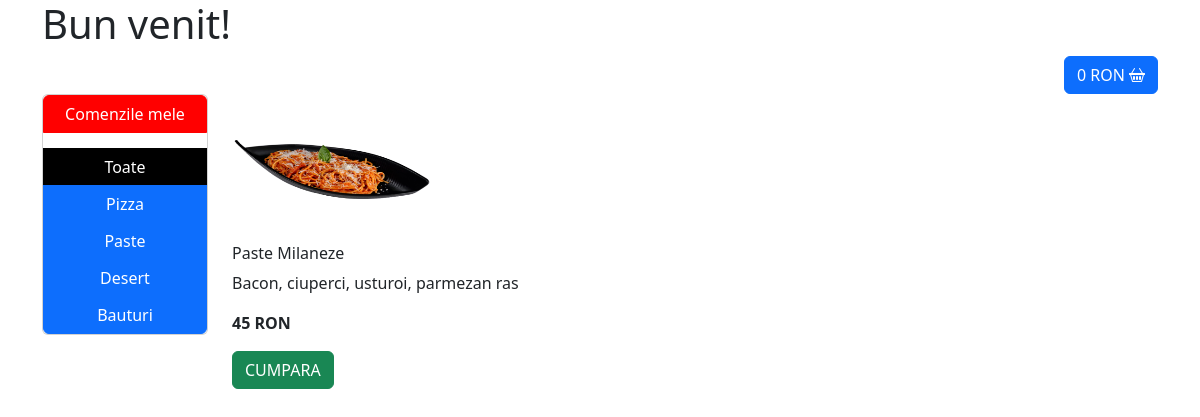
Page /?categorie=2 on the committed database.
### shop/models.py (models this page shows)
class Categorie(models.Model):
    nume = models.CharField(max_length=50)
    def __str__(self):
        return self.nume

class Produs(models.Model):
    nume = models.CharField(max_length=100)
    image = models.ImageField(upload_to='photos/')
    pret = models.IntegerField()
    descriere = models.CharField(max_length=200)
    categorie = models.ForeignKey(Categorie, on_delete=models.CASCADE)
    def __str__(self):
        return f"{self.nume} - {self.pret} - {self.descriere}"

### shop/views.py (the view)
# urls.py: path('', views.homepage, name='homepage'),
def homepage(request):
    if 'cos' not in request.session:
        request.session['cos'] = []
    if 'categorie' in request.GET:
        id_categorie = int(request.GET.get('categorie'))
        categorie_obiect = Categorie.objects.get(id=id_categorie)
        produse = Produs.objects.filter(categorie=categorie_obiect ).all()
        print(produse)
    else:
        produse = Produs.objects.all()
    categorii = Categorie.objects.all()
    produse_din_cos = []
    for id_produs in request.session['cos']:
        produse_din_cos.append(Produs.objects.get(id=id_produs))
    context = {
        'produse': produse,
        'categorii': categorii,
        'total': sum([produs.pret for produs in produse_din_cos])
    }
    return render(request, 'home.html', context)

### shop/templates/home.html
{% extends 'base.html' %}
{% block content %}
 <h1>Bun venit!</h1>
<div class="d-flex justify-content-end">
<a href="{% url 'checkout' %}" class = "btn btn-primary">
    {{ total }} RON
    <i class="bi bi-basket2"></i>
</a>
</div>
<div class="row">
    <div class="col-2">
        <div class="card">
            <div class="btn-group-vertical" role="group">
                <a href="{% url 'comenzi' %}" class="btn btn-primary mb-3" style="background-color: red; border-color: red;">Comenzile mele</a>
                <a class="btn btn-primary" href="/" style="background-color: black; border-color: black;">Toate</a>
                {% for categorie in categorii %}
                <a class="btn btn-primary" href="?categorie={{categorie.id}}">{{ categorie }}</a>
                {% endfor %}
            </div>
        </div>
    </div>
    <div class="col-10">
        <div class="row">
            {% if produse %}
            {% for produs in produse %}
            <div class="col-4 mb-4">
                <img src="{{ produs.image.url }}" width="200" height="150" alt="{{ produs.nume }}">
                <h6>{{ produs.nume }}</h6>
                <p>{{ produs.descriere }}</p>
                <p><b>{{ produs.pret }} RON</b></p>
                <a href="{% url 'adauga_produs_in_cos' produs.id %}" class="btn btn-success">CUMPARA</a>
            </div>
            {% endfor %}
                {% else %}
                <h5 style="text-align: center;">Acest produs nu este disponibil.</h5>
                {% endif %}
        </div>
    </div>
</div>
{% endblock %}

### rows in the picture
Categorie: nume "Pizza"
Categorie: nume "Paste"
Categorie: nume "Desert"
Categorie: nume "Bauturi"
Produs: image (picture), nume "Paste Milaneze", descriere "Bacon, ciuperci, usturoi, parmezan ras", pret "45"

### other values in the picture
{{ total }} "0"
